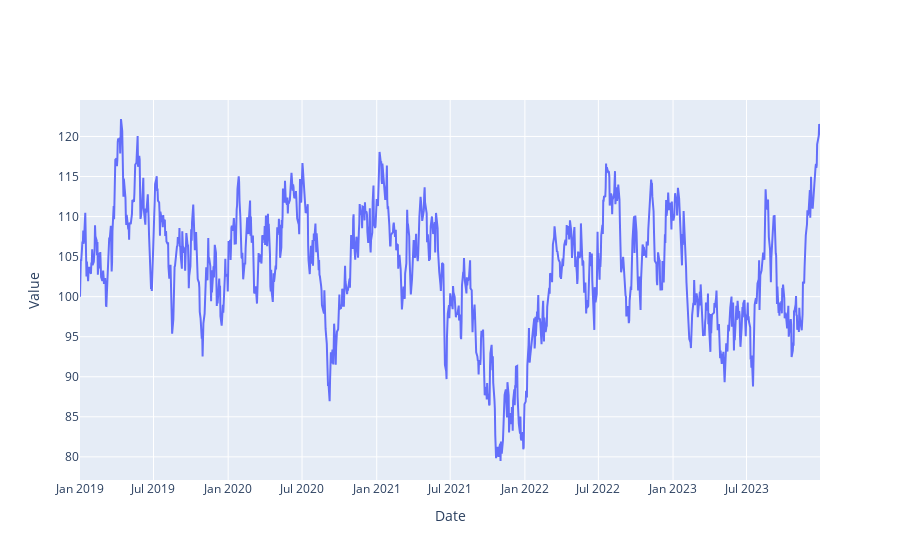

Notebook cell for this chart:
### Code cell
u.plot_plotly(test)

### Figure 1 — Plotly figure (JSON) as saved in the notebook; plotly's stock layout.template omitted (floating-point values rounded to 4 significant figures; data arrays with more than 128 entries replaced by an {"elided": "..."} marker saying what was removed)
{"data": [{"mode": "lines", "type": "scatter", "x": {"elided": "1304 str values"}, "y": {"elided": "1304 float values"}}], "layout": {"title": {}, "xaxis": {"title": {"text": "Date"}}, "yaxis": {"title": {"text": "Value"}}}}
